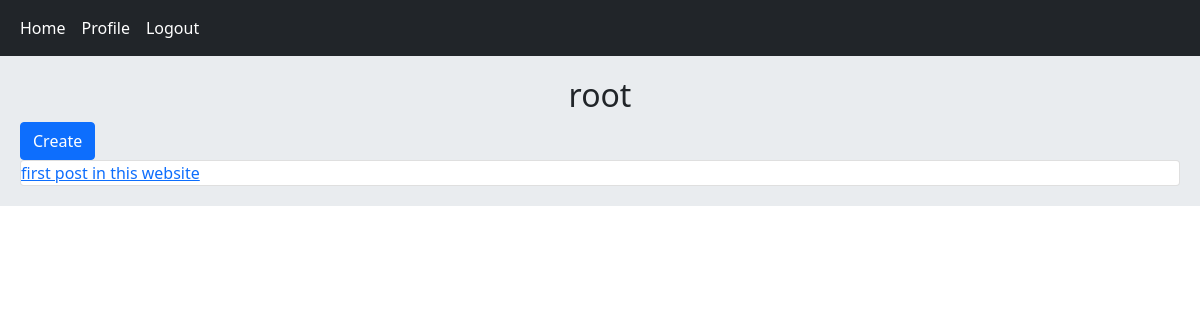
Before: /account/profile/1 (signed in) with the older database file.
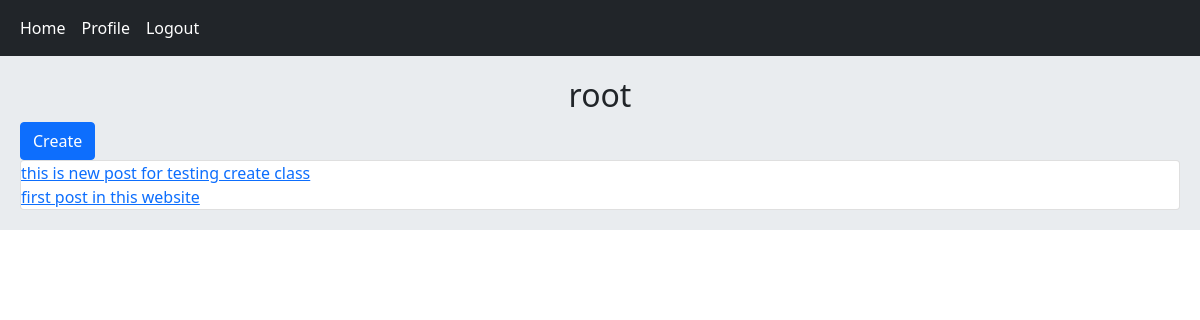
After: the same page with the newer database file.
### home/models.py (models this page shows, shortened)
class Post(models.Model):
    body = models.TextField()
    slug = models.SlugField()
    created = models.DateTimeField(auto_now_add=True)
    updated = models.DateTimeField(auto_now=True)
    user = models.ForeignKey(User, on_delete=models.CASCADE, related_name='posts')
    class Meta:
        ordering = ['-created']
    def get_absolute_url(self):
        return reverse('home:post_detail', args=(self.id, self.slug))

### account/views.py (the view)
# urls.py: path('profile/<int:user_id>', views.UserProfileView.as_view(), name='user_profile'),
class UserProfileView(LoginRequiredMixin, View):
    def get(self, request, user_id):
        is_following = False
        user = get_object_or_404(User, pk=user_id)
        posts = user.posts.all()
        relation = Relation.objects.filter(from_user=request.user, to_user=user)
        if relation.exists():
            is_following = True
        return render(request, 'account/profile.html', {'user': user, 'posts': posts, 'is_following': is_following})

### account/templates/account/profile.html (shortened to what this page needs)
{% extends 'base.html' %}
{% block content %}
    <h2 class="text-center">{{ user.username }}</h2>
    {% if request.user.id == user.id %}
        <a href="{% url 'home:post_create' %}" class="btn btn-primary">Create</a>
    {% endif %}
    <div class="card">
        {% for post in posts %}
            <a href="{{ post.get_absolute_url }}">{{ post.body|truncatewords:8 }}</a>
        {% endfor %}
    </div>
{% endblock %}

Changed rows visible on the page:
added Post: body "this is new post for testing create class"
